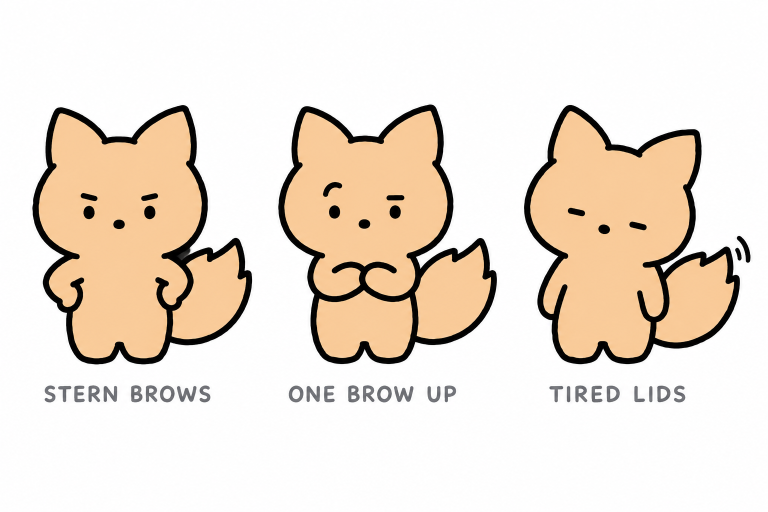
#> input picture assets/samples/faces/misook-faces.png, 1536 x 1024 px (shown at 1/2 size); its folder holds 4 pictures in this run
$ python compose.py
#> lines starting #> are read from the running program, lines starting #| are printed output that depends on the picture
"""조연 6인 표정 후보 시트를 세로로 합쳐 합본 1장을 만든다. python assets/samples/faces/compose.py"""
import os
from PIL import Image, ImageDraw, ImageFont

HERE = os.path.dirname(__file__)
ROWS = [
    ("misook", "미숙 · 엄마 · 여우", "잔소리 = 걱정. 타박하는 듯하다가 제일 먼저 알아주는 사람"),
    ("deoksu", "덕수 · 아빠 · 사슴", "무뚝뚝, 말 대신 행동. 표정을 읽을 수 없지만 믿음직"),
    ("kong", "콩 · 남동생 · 쥐", "눈치 0, 직진, 밉지 않은 무신경"),
    ("tangja", "탱자 · 친구1 · 오리", "외향, 오지랖, 시끄럽고 밝음"),
    ("sora", "소라 · 친구2 · 펭귄", "더 조용하고 소심. 두부를 알아봐 주는 유일한 사람"),
    ("bamtol", "밤톨 · 남친 · 고슴도치", "겉은 가시, 속은 부드러움. 결정 대신 해 주는 T"),
]
W = 1400
CROP = (0, 150, 1536, 850)  # 원본에서 그림+캡션 영역
BAND = 64

font_b = ImageFont.truetype("C:/Windows/Fonts/malgunbd.ttf", 30)
font_r = ImageFont.truetype("C:/Windows/Fonts/malgun.ttf", 22)

rows = []
for name, title, desc in ROWS:
    im = Image.open(os.path.join(HERE, f"{name}-faces.png")).convert("RGB").crop(CROP)
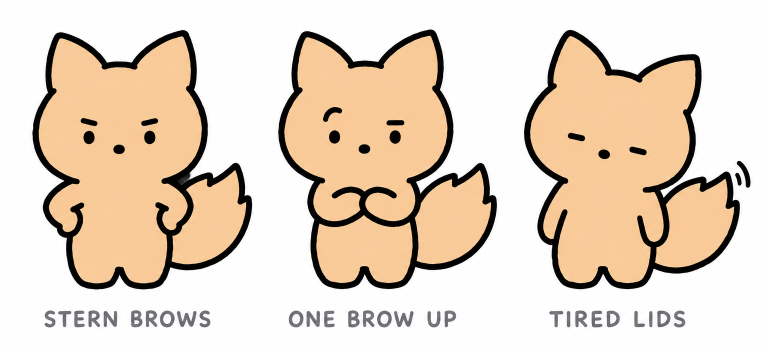
#> im: PIL image 1536x700 RGB (shown at 1/2 size); mean R, G, B 229.2, 212.9, 195.6
    h = int(im.height * W / im.width)
#> h = 638
    rows.append((im.resize((W, h), Image.LANCZOS), title, desc))
#> pass 2 of the loop `for name, title, desc in ROWS:`:
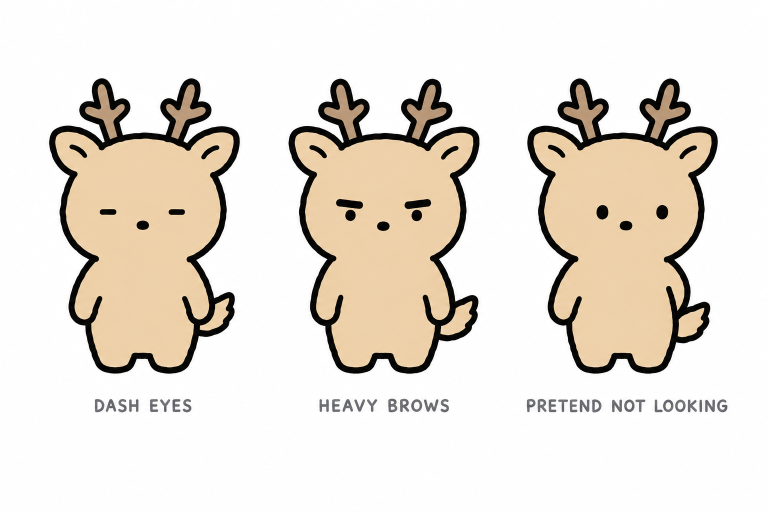
#> input picture assets/samples/faces/deoksu-faces.png, 1536 x 1024 px (shown at 1/2 size)
#> `im = Image.open(os.path.join(HERE, f"{name}-faces.png")).convert("RGB"..`:
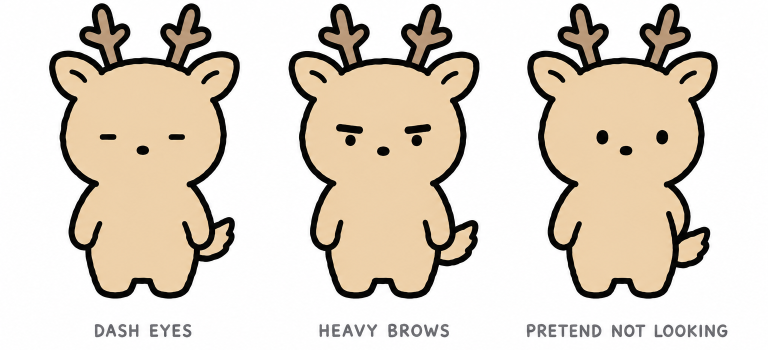
#> im: PIL image 1536x700 RGB (shown at 1/2 size); mean R, G, B 222.4, 212.5, 199.5
#> pass 3 of the loop `for name, title, desc in ROWS:`:
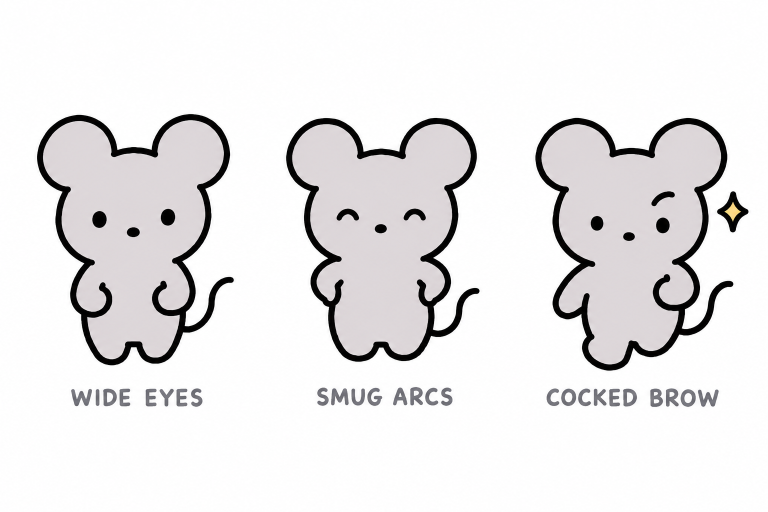
#> input picture assets/samples/faces/kong-faces.png, 1536 x 1024 px (shown at 1/2 size)
#> `im = Image.open(os.path.join(HERE, f"{name}-faces.png")).convert("RGB"..`:
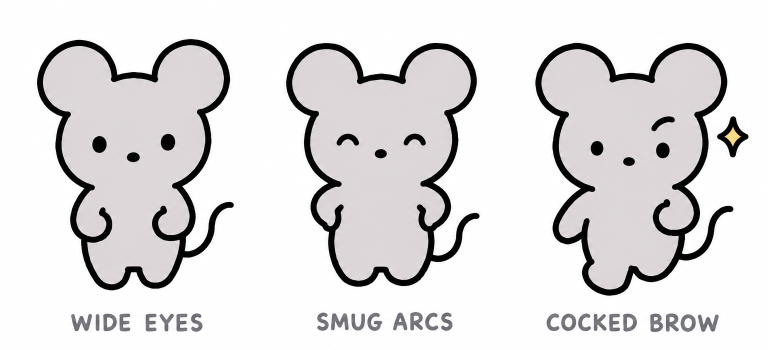
#> im: PIL image 1536x700 RGB (shown at 1/2 size); mean R, G, B 223.3, 221.4, 222.3
#> (the run stopped early here; a loop or call above may not have finished)
